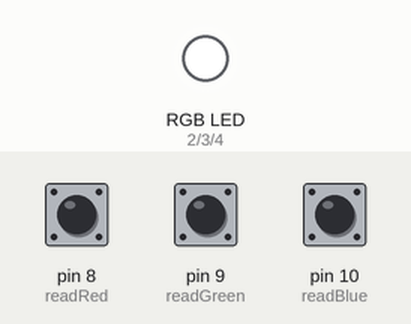
The sketch below on a simulated Arduino Uno, built with avr-gcc and run on an emulated ATmega328P. Shown: an RGB LED mixed from three pins (HIGH = lit). Inputs (shaded band) come from the test bench; at power-on: pin 8 (readRed) HIGH, pin 9 (readGreen) HIGH, pin 10 (readBlue) HIGH.

Above: at 1.2 s.
1.3 s: pin 8 (readRed) pulled LOW for 0.15 s
At 1.37 s:
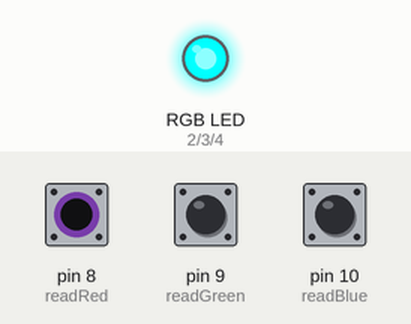
2.9 s: pin 9 (readGreen) pulled LOW for 0.15 s
At 2.97 s:
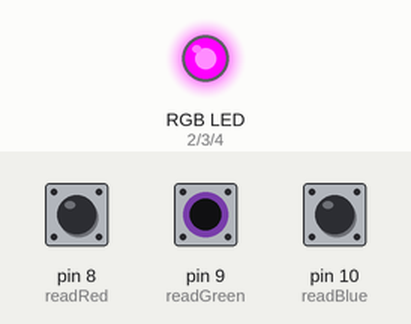
4.5 s: pin 10 (readBlue) pulled LOW for 0.15 s
At 4.57 s:
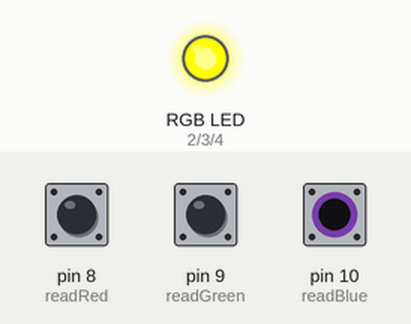
6.1 s: pin 10 (readBlue) pulled LOW for 3.2 s
At 10.0 s:
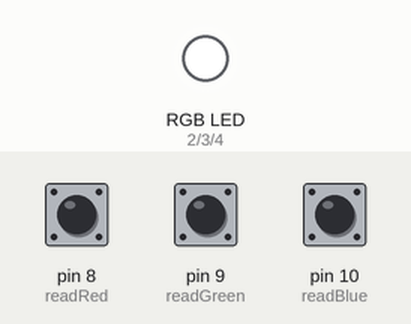
10.8 s: pin 8 (readRed) pulled LOW for 3.2 s
At 11.1 s:
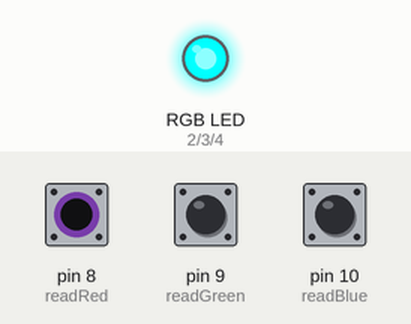
15.5 s: pin 8 (readRed) driven LOW and pin 9 (readGreen) driven LOW
At 15.9 s:
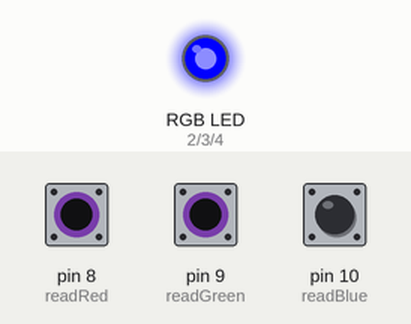
Timing chart, 0 to 18.0 s (numbered marks = the images above; inputs shaded):
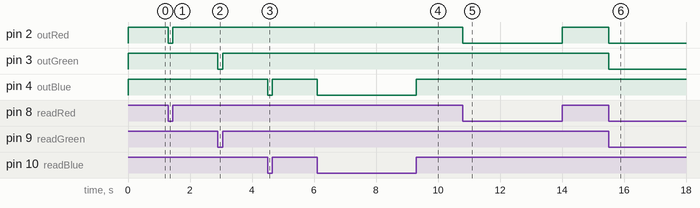

The sketch:

switchrgb.ino
```cpp
int readRed = 8;
int readGreen = 9;
int readBlue = 10;

int outRed = 2;
int outGreen = 3;
int outBlue = 4;

void setup() {
  // put your setup code here, to run once:

  pinMode(readRed, INPUT_PULLUP);
  pinMode(readGreen, INPUT_PULLUP);
  pinMode(readBlue, INPUT_PULLUP);

  pinMode(outRed, OUTPUT);
  pinMode(outGreen, OUTPUT);
  pinMode(outBlue, OUTPUT);
}


void loop() {
  if (digitalRead(readBlue) == LOW){
    digitalWrite(outBlue, LOW);
  }
  else{
    digitalWrite(outBlue, HIGH);
  }

  if (digitalRead(readRed) == LOW){
    digitalWrite(outRed, LOW);
  }
  else{
    digitalWrite(outRed, HIGH);
  }

  if (digitalRead(readGreen) == LOW){
    digitalWrite(outGreen, LOW);
  }
  else{
    digitalWrite(outGreen, HIGH);
  }


}
```

Measured:
- after the input at 1.3 s, pin 2 (outRed): HIGH → LOW at once, → HIGH 0.15 s later
- after the input at 2.9 s, pin 3 (outGreen): HIGH → LOW at once, → HIGH 0.15 s later
- after the input at 4.5 s, pin 4 (outBlue): HIGH → LOW at once, → HIGH 0.15 s later
- after the input at 6.1 s, pin 4 (outBlue): HIGH → LOW at once, → HIGH 3.2 s later
- after the input at 10.8 s, pin 2 (outRed): HIGH → LOW at once, → HIGH 3.2 s later
- after the input at 15.5 s, pin 2 (outRed), pin 3 (outGreen): HIGH → LOW at once
